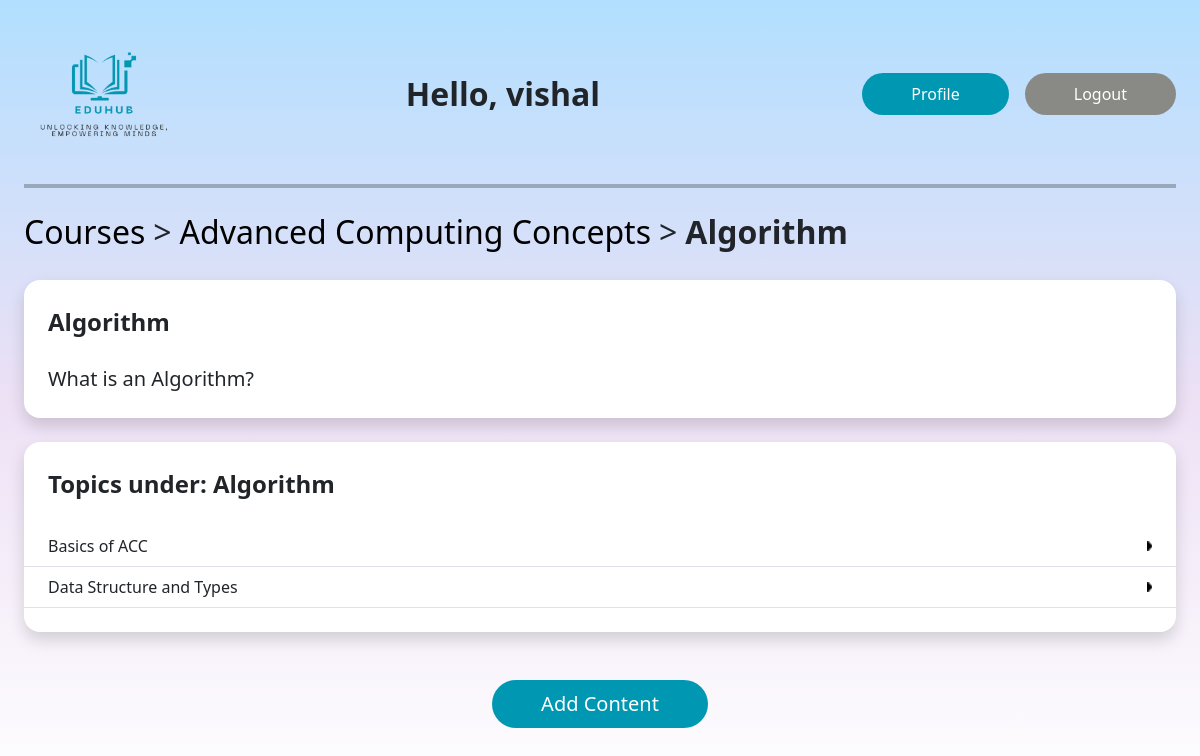
The app's page /courses/13/8/teacher (signed in) with its own data.
### onlinelearningapp/models.py (models this page shows, shortened)
class TimestampedModel(models.Model):
    created_at = models.DateTimeField(auto_now_add=True)
    updated_at = models.DateTimeField(auto_now=True)
    class Meta:
        abstract = True

class UserProfile(TimestampedModel):
    user = models.OneToOneField(User, on_delete=models.CASCADE)
    role = models.ForeignKey(Role, on_delete=models.CASCADE)
    membership = models.ForeignKey(Membership, on_delete=models.SET_NULL, null=True, default=3)

class Course(TimestampedModel):
    name = models.CharField(max_length=100)
    description = models.TextField()
    instructor = models.ForeignKey(User, on_delete=models.CASCADE)
    published = models.BooleanField(default=False)
    membership_level_required = models.ForeignKey(Membership, on_delete=models.SET_NULL, null=True, default=3)

class Section(TimestampedModel):
    name = models.CharField(max_length=100)
    description = models.TextField()
    course = models.ForeignKey(Course, on_delete=models.CASCADE)
    order = models.IntegerField()
    class Meta:
        unique_together = ('course', 'order',)
        ordering = ['order']

class CourseContent(TimestampedModel):
    CONTENT_TYPES = (
        ('pdf', 'PDF'),
        ('video', 'VIDEO'),
        ('txt', 'TEXT'),
    )
    def course_file_path(self, filename):
        return f'courses/{self.section.course.id}/section_{self.section.id}/{filename}'
    name = models.CharField(max_length=100)
    section = models.ForeignKey(Section, on_delete=models.CASCADE)
    filepath = models.FileField(upload_to=course_file_path)
    order = models.IntegerField()
    content_type = models.CharField(max_length=5, choices=CONTENT_TYPES)
    class Meta:
        unique_together = ('section', 'order',)
        ordering = ['order']

### onlinelearningapp/views.py (the view)
# urls.py: path('courses/<int:courseid>/<int:sectionid>/<str:role>', SectionView.as_view(), name='section_detail'),
class SectionView(View):
    def get(self, request, courseid, sectionid, role):
        print('hi', courseid, sectionid)
        user_profile = UserProfile.objects.get(user_id=request.user.id)
        course = get_object_or_404(Course, id=courseid)
        section = get_object_or_404(Section, id=sectionid)
        contents = CourseContent.objects.filter(section=section)
        context = {
            'section': section,
            'course': course,
            'contents': contents,
            'role': role,
            'user_profile': user_profile
        }
        return render(request, 'section_detail.html', context)

### onlinelearningapp/templates/section_detail.html (shortened to what this page needs)
{% extends 'base.html' %}
{% load static %}
{% block content %}
<div>
    <div class="d-flex flex-row align-items-center">
        <a href="{% url 'home'%}" class="fs-2">Courses</a> <span class="fs-2 mx-2">></span>
        <a href="{% url 'course_detail' course.id %}" class="fs-2">{{ course.name }}</a> <span
            class="fs-2 mx-2">></span>
        <span class="fs-2 fw-bold">{{ section.name }}</span>
    </div>
    <div class="background-white p-4 rounded-4 shadow mt-4">
        <div class="fw-bold fs-4">{{ section.name }}</div>
        <div class="mt-4 fs-5">
            {{ section.description }}
        </div>
    </div>
    <div class="background-white rounded-4 shadow mt-4 pb-4">
        <div class="fw-bold fs-4 p-4">Topics under: {{ section.name }}</div>
        {% if contents %}
        <div>
            {% for content in contents %}
            <div class="border-bottom py-2 px-4 d-flex flex-row align-items-center justify-content-between">
                {{ content.name }}
                <img src="{% static 'images/RightArrow.png' %}" class="right-arrow">
            </div>
            {% endfor %}
        </div>
        {% else %}
        <p>No contents found</p>
        {% endif %}
    </div>
    {% if role == 'teacher' %}
    <div class="d-flex flex-row justify-content-center">
        <a href="{% url 'add_content' courseid=course.id sectionid=section.id %}">
            <button class="btn rounded-pill px-5 py-2 btn-color-primary mb-3 mt-5 fs-5">Add Content</button>
        </a>
    </div>
    {% endif %}
</div>
{% endblock %}

### onlinelearningapp/templates/base.html (shortened to what this page needs)
{% load django_bootstrap5 %}
{% load static %}
<!DOCTYPE html>
<html>
<head>
    {% bootstrap_css %}
    <link href="{% static 'css/style.css' %}" rel="stylesheet">
    <link href="{% static 'css/home-student.css' %}" rel="stylesheet">
</head>
<body class="p-4">
<div class="d-flex w-100 justify-content-between py-4 row g-0">
    <div class="d-flex flex-row align-items-center col-md-6 justify-content-between">
        <div>
            <a href="{% url 'home' %}"><img src="{% static 'images/Eduhub-4 2.png' %}" class="home-page-logo"></a>
        </div>
        <div class="fs-2 fw-bold">
            Hello, {{ user_profile.user.username }}
        </div>
    </div>
    <div class="d-flex flex-row align-items-center col-md-6 justify-content-end">
        <input type="button" value="Profile" onclick="location.href='/profile'"
               class="btn-color-primary btn rounded-pill px-5 py-2 me-3">
        <form action="{% url 'logout' %}" method="post">
            <input type="submit" value="Logout" class="btn btn-color-secondary rounded-pill px-5 py-2">
        </form>
    </div>
</div>
<hr>
{% block content %} {% endblock %}
</body>

### onlinelearningapp/static/css/style.css (style rules this page uses)
html { height: 100%; }
body { min-height: 100%; background: linear-gradient(180deg, #B2DFFF 0%, rgba(167, 102, 206, 0.20) 50%, rgba(177, 51, 255, 0.00) 100%); background-attachment: fixed !important; }
a { text-decoration: none; }
.background-white { background: white !important; }
.btn-color-primary { background: #0097B2 !important; color: white; }
.btn-color-secondary { background: #898A86; color: white; }
hr { border-color: black !important; border-width: 2px !important; border-style: solid; margin-top: 20px; margin-bottom: 20px; }
a { color: black; }
.right-arrow { width: 5px; height: 10px; }

### onlinelearningapp/static/css/home-student.css (style rules this page uses)
.home-page-logo { width: 160px; }

### records on screen
UserProfile: user.username "vishal"
Course: name "Advanced Computing Concepts"
Section: name "Algorithm", description "What is an Algorithm?"
CourseContent: name "Basics of ACC"
CourseContent: name "Data Structure and Types"
